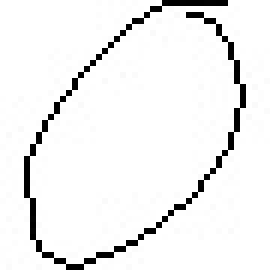
#> input picture Lab_9/data/0/0_45001.jpg, 45 x 45 px (shown 6 times larger); its folder holds only this picture in this run
$ jupyter execute --allow-errors Practice_9_solution.ipynb
#> lines starting #> are read from the running program, lines starting #| are printed output that depends on the picture
[cell 1]
# Преоразовать существующий код для распознавания последовательности рукописных символов в текст.
# Написать генератор произвольной последовательности рукописных символов.

# ГЕНЕРАЦИЯ НАБОРА ДАННЫХ
# Сгенерировать набор текстовых строк из допустимых символов.
# Каждому набору поставить в соотвествие массив изоражений соответствующих символов.
# Добавить пробелы для разделения слов, символы пробелов не использовать во время классификации.

# КЛАССИФИКАЦИЯ (k ближайших соседей) (пример AIM practice 2)
# Часть символов оставить для обучения классификатора . Остальные  классифицировать
# по аналогии с примером mnist с прошлого занятия. Т.е. преобразовывать изображение в вектор.
# Выбрать оптимальный классификатор в зависимости от k- количество соседей.
# Метрика для измерения точности классификации, и выбора оптимального классификатора относительно параметра k - accuracy.

# РАСПОЗНАВАНИЕ
# заменить inf_net на последовательное применение следующих шагов:
# 1. генерация изображения с последовательностью символов
# 2. Выделение объектов оставляете как есть.
# 3. Примернить k-nn для решения задачи классификации.
# 4. Вывести результат

### 1.Импорт библиотек

[cell 2]
import os
import numpy as np
import cv2
import random
import matplotlib.pyplot as plt
from sklearn.neighbors import KNeighborsClassifier
from sklearn.metrics import accuracy_score, classification_report

### 2.Вспомогательные функции и классы (центрирование, загрузка, генерация, сегментация)

[cell 3]
def center_in_45(image, target_size=45):
    h, w = image.shape

    squared = np.zeros((target_size, target_size), dtype=np.uint8)

    y_offset = (target_size - h) // 2
    x_offset = (target_size - w) // 2

    squared[y_offset:y_offset+h, x_offset:x_offset+w] = image
    return squared

def load_training_data(data_path, symbols, train_size=0.8):
    X_train, y_train = [], []

    for symbol in symbols:
        symbol_path = os.path.join(data_path, symbol)

        images = [f for f in os.listdir(symbol_path)
                 if f.lower().endswith(('.png', '.jpg', '.jpeg'))]
        images.sort()

        split_idx = int(len(images) * train_size)
        train_images = images[:split_idx]
        mapped_symbol = symbol

        for img_name in train_images:
            img_path = os.path.join(symbol_path, img_name)
            img = cv2.imread(img_path, cv2.IMREAD_GRAYSCALE)
            if img is not None:
                img = cv2.bitwise_not(img)
                img_resized = center_in_45(img)
                X_train.append(img_resized.flatten())
                y_train.append(mapped_symbol)

    return np.array(X_train), np.array(y_train)

def predict_symbol(model, image):
    image = cv2.bitwise_not(image)
    img_flat = image.flatten()
    prediction = model.predict([img_flat])
    return prediction[0]

class SequenceGenerator:
    def __init__(self, data_path):
        self.data_path = data_path

        self.available_symbols = []
        self.load_symbols()

    def load_symbols(self):
        """Загрузка всех символов из папок"""
        folders = [f for f in os.listdir(self.data_path)
                  if os.path.isdir(os.path.join(self.data_path, f))]

        print("Загружаемые символы:", folders)

        for folder in folders:
            folder_path = os.path.join(self.data_path, folder)
            images = []

            for filename in os.listdir(folder_path):
                if filename.lower().endswith(('.png', '.jpg', '.jpeg')):
                    img_path = os.path.join(folder_path, filename)
                    img = cv2.imread(img_path, cv2.IMREAD_GRAYSCALE)
#> img is the input picture: shape (45, 45); min 0, max 255, mean 240.4
                    if img is not None:
                        images.append(img)

            if images:
                self.available_symbols.append({
                    'symbol': folder,
                    'images': images
                })

        print(f"Загружено {len(self.available_symbols)} типов символов")
#| Загружено 1 типов символов

    def generate_sequence_image(self, length=6):
        """Генерация изображения с последовательностью символов"""
#> called with length = 6
        if not self.available_symbols:
            return None

        sequence = []
        labels = []

        for _ in range(length):
            symbol_data = random.choice(self.available_symbols)
            symbol = symbol_data['symbol']
            img = random.choice(symbol_data['images']).copy()

            img = center_in_45(img)

            sequence.append(img)
            labels.append(symbol)
#> after the loop, labels = ['0', '0', '0', '0', '0', '0']; sequence = 6 items

        height = 45
        width = 45 * length
        combined = np.zeros((height, width), dtype=np.uint8)

        for i, img in enumerate(sequence):
            combined[:, i*45:(i+1)*45] = img
#> this loop made 6 passes
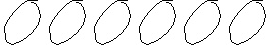
#> combined: shape (45, 270); min 0, max 255, mean 240.4

        return {
            'image': combined,
            'labels': labels,
            'text': ''.join(labels)
        }

class SequenceSegmenter:
    def __init__(self):
        pass

    def extract_characters(self, sequence_img, true_labels=None):
        """Извлечение отдельных символов из изображения последовательности"""
        characters = []

        if true_labels:
            for i, label in enumerate(true_labels):
                x_start = i * 45
                char_img = sequence_img[:, x_start:x_start+45]
                characters.append({
                    'image': char_img,
                    'true_label': label,
                    'position': i
                })
        else:
            num_chars = sequence_img.shape[1] // 45
            for i in range(num_chars):
                x_start = i * 45
                char_img = sequence_img[:, x_start:x_start+45]
                characters.append({
                    'image': char_img,
                    'position': i
                })

        return characters

### 3.Загрузка данных и обучение моделей KNN

[cell 4]
DATA_PATH = './data'

print("=" * 60)
print("ЗАГРУЗКА ДАННЫХ И ОБУЧЕНИЕ МОДЕЛИ")
print("=" * 60)

symbols = []
if os.path.exists(DATA_PATH):
    symbols = [f for f in os.listdir(DATA_PATH)
               if os.path.isdir(os.path.join(DATA_PATH, f))]

print("Доступные символы:", symbols)

if not symbols:
    print("Нет символов для обучения!")
    raise ValueError("Отсутствуют данные для обучения")

X_train, y_train = load_training_data(DATA_PATH, symbols)

print(f"Загружено {len(X_train)} обучающих примеров")

models = {}

knn1 = KNeighborsClassifier(n_neighbors=1)
#> (the rest of this cell did not finish here and is left out)

### 4.Тестирование на сгенерированной последовательности

[cell 5]
print("\n" + "=" * 60)
print("ТЕСТИРОВАНИЕ НА СГЕНЕРИРОВАННОЙ ПОСЛЕДОВАТЕЛЬНОСТИ")
print("=" * 60)

generator = SequenceGenerator(DATA_PATH)
sequence_data = generator.generate_sequence_image(length=6)
#> sequence_data = 3 items

N = 3
L = 6

for i in range(N):
    seq_img, labels, text = generator.generate_sequence_image(length=L)
    print(f"{i+1}) text:   {text}")
    print(f"   labels: {labels}")


if sequence_data:
    plt.figure(figsize=(12, 3))
    plt.imshow(sequence_data['image'], cmap='gray')
    plt.title(f'Тестовая последовательность: {sequence_data["text"]}')
    plt.axis('off')
    plt.show()

    segmenter = SequenceSegmenter()
    characters = segmenter.extract_characters(sequence_data['image'], sequence_data['labels'])
#> after the loop in extract_characters, `for i, label in enumerate(true_labels):`: characters = 6 items
#> characters = 6 items

    results = {}

    for model_name, model in models.items():
        print(f"\nТестирование {model_name}:")

        predicted_labels = []
        for char_data in characters:
            pred = predict_symbol(model, char_data['image'])
            predicted_labels.append(pred)

            print(f"  Позиция {char_data['position']+1}: {char_data['true_label']} -> {pred}")

        original_text = ''.join(sequence_data['labels'])
        predicted_text = ''.join(predicted_labels)

        correct = sum(1 for true, pred in zip(sequence_data['labels'], predicted_labels) if true == pred)
        total = len(sequence_data['labels'])
        accuracy = correct / total

        print(f"    Оригинал:  {original_text}")
        print(f"    Предсказано: {predicted_text}")
        print(f"    Точность: {accuracy:.1%} ({correct}/{total})")

        results[model_name] = {
            'accuracy': accuracy,
            'predicted': predicted_text,
            'correct': correct,
            'total': total
        }
#> after the loop, results = 0 items

### 5.Финальные результаты

[cell 6]
print("\n" + "=" * 60)
print("ФИНАЛЬНЫЕ РЕЗУЛЬТАТЫ")
print("=" * 60)

sorted_results = sorted(results.items(), key=lambda x: x[1]['accuracy'], reverse=True)
#> sorted_results = []

for model_name, result in sorted_results:
    print(f"{model_name}: {result['accuracy']:.1%} - '{result['predicted']}'")
#> this loop made 0 passes

#> (the rest of this cell did not finish here and is left out)
